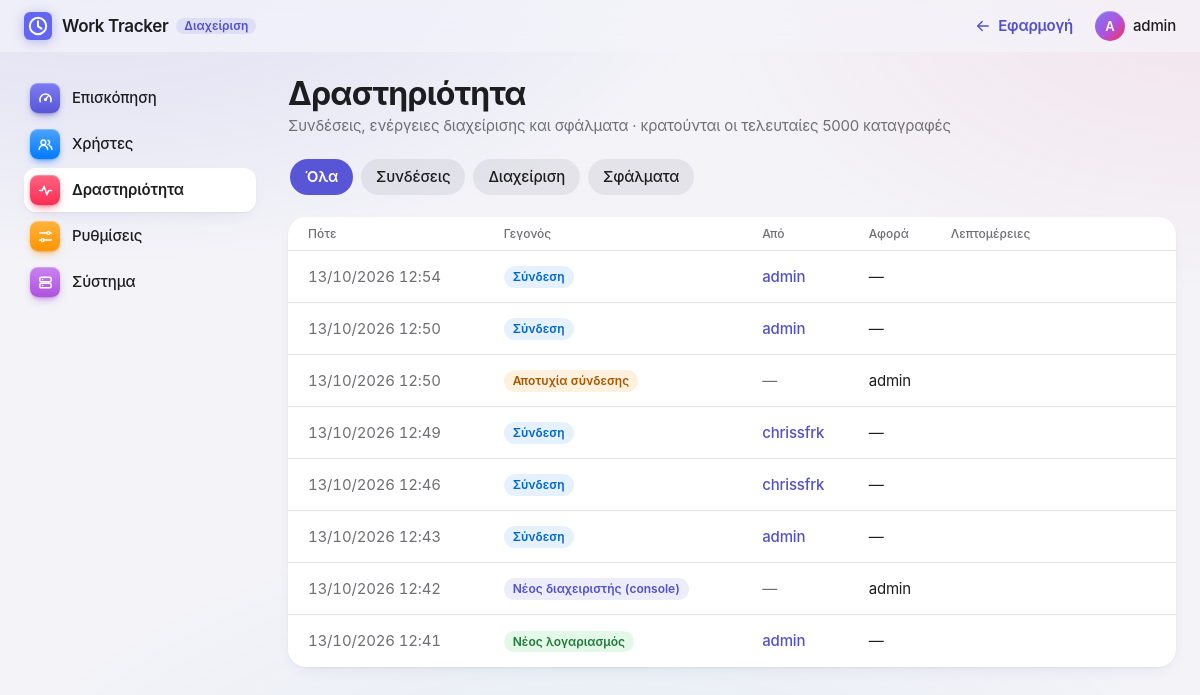
/admin/activity (signed in), run on an earlier commit of the app's database.
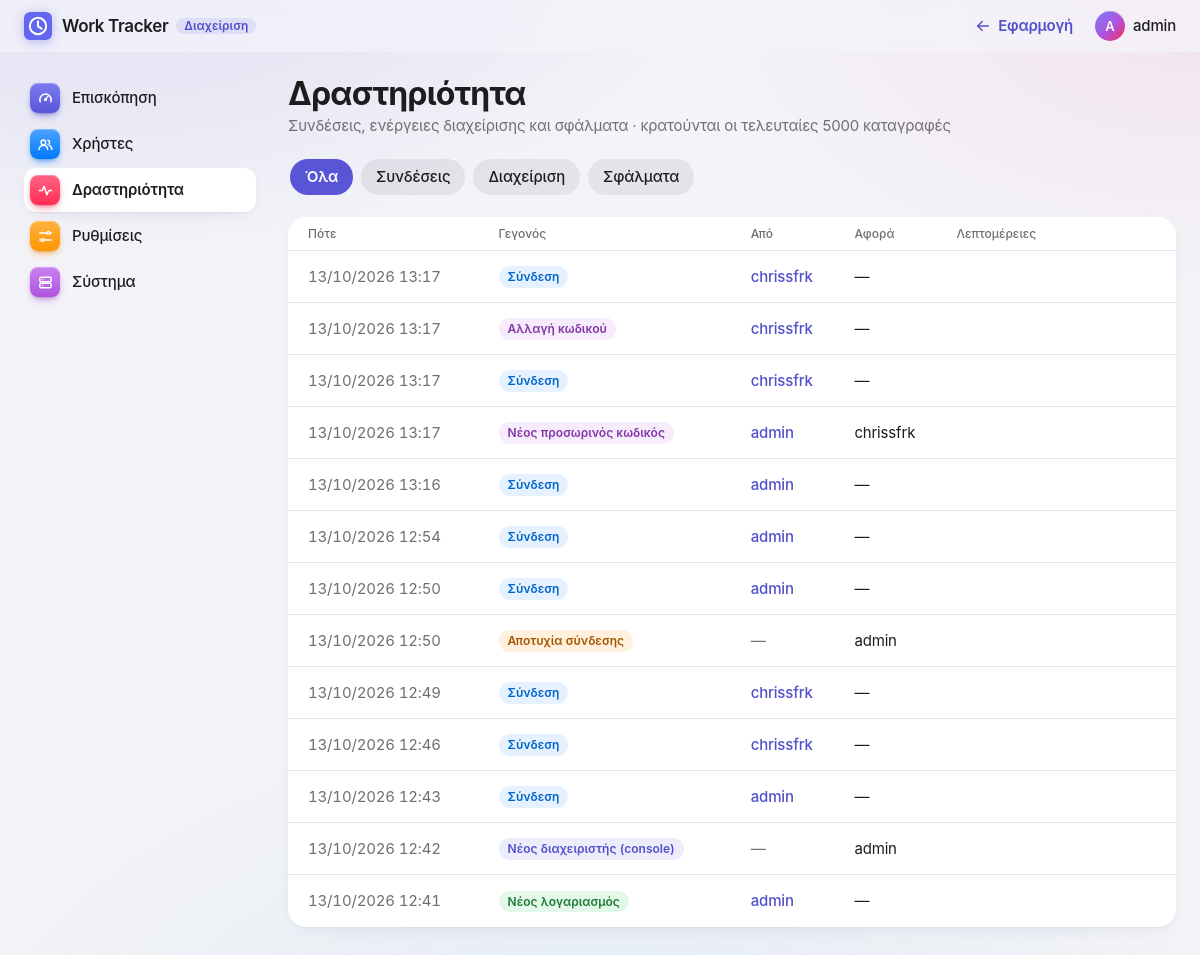
And on a later commit of the database.
### tables this page shows
CREATE TABLE users (
                    id INTEGER PRIMARY KEY AUTOINCREMENT,
                    username TEXT NOT NULL UNIQUE COLLATE NOCASE,
                    password_hash TEXT NOT NULL,
                    created_at TEXT
                , is_admin INTEGER NOT NULL DEFAULT 0, disabled INTEGER NOT NULL DEFAULT 0, session_epoch INTEGER NOT NULL DEFAULT 0, last_login_at TEXT, must_change_password INTEGER NOT NULL DEFAULT 0);

CREATE TABLE activity (
                    id INTEGER PRIMARY KEY,
                    at TEXT NOT NULL,
                    actor_id INTEGER,
                    actor TEXT,
                    action TEXT NOT NULL,
                    target TEXT,
                    detail TEXT
                );

### admin.py (the view)
@bp.get("/activity")
def activity():
    kind = request.args.get("kind", "") if request.args.get("kind") in ACTIVITY_KINDS else ""
    where = f"WHERE {ACTIVITY_KINDS[kind][1]}" if ACTIVITY_KINDS[kind][1] else ""
    total = query(f"SELECT COUNT(*) FROM activity {where}", one=True)[0]
    p = page_info(total, 50)
    rows = query(f"SELECT * FROM activity {where} ORDER BY id DESC LIMIT ? OFFSET ?", (p["limit"], p["offset"]))
    return render_template("admin/activity.html", section="activity", activity=rows, p=p, kind=kind,
                           kinds=ACTIVITY_KINDS, actions=ACTIONS, keep=core.ACTIVITY_KEEP)

### admin.py (called while the page is built)
@bp.before_request
def require_admin():
    if g.user is None or not g.user["is_admin"]:
        abort(404)

@bp.after_request
def no_store(response):
    response.headers["Cache-Control"] = "no-store"
    return response

@bp.app_template_filter("when")
def format_when(value):
    if not value:
        return "—"
    try:
        return datetime.fromisoformat(value).strftime("%d/%m/%Y %H:%M")
    except ValueError:
        return value

def query(sql, params=(), one=False):
    conn = core.connect()
    conn.row_factory = sqlite3.Row
    try:
        cur = conn.execute(sql, params)
        return cur.fetchone() if one else cur.fetchall()
    finally:
        conn.close()

def page_info(total, per_page=PER_PAGE):
    pages = max(1, -(-total // per_page))
    page = min(max(request.args.get("page", 1, type=int), 1), pages)
    return {"page": page, "pages": pages, "total": total, "offset": (page - 1) * per_page, "limit": per_page}

### app.py (called while the page is built, shortened)
def invite_code():
    return core.registration_state()["code"]

@app.before_request
def load_user():
    g.user = None
    user_id = session.get("user_id")
    if user_id is not None:
        g.user = core.get_user(user_id)
        if g.user is None or g.user["disabled"] or session.get("epoch", 0) != g.user["session_epoch"]:
            g.user = None
            session.clear()
    if g.user is None and request.endpoint not in ("login", "register", "static", "home", "index"):
        return redirect(url_for("login"))
    if g.user and g.user["must_change_password"] and request.endpoint not in ("change_password", "logout", "static"):
        return redirect(url_for("change_password"))

@app.before_request
def check_csrf():
    if request.method != "POST":
        return None

@app.after_request
def security_headers(response):
    response.headers.setdefault("X-Content-Type-Options", "nosniff")
    response.headers.setdefault("X-Frame-Options", "DENY")
    response.headers.setdefault("Referrer-Policy", "same-origin")
    return response

@app.context_processor
def inject_globals():
    return {"current_user": g.get("user"), "registration_open": bool(invite_code()), "csrf_token": csrf_token}

### core.py (called while the page is built)
def connect():
    return sqlite3.connect(DB_NAME)

def get_user(user_id):
    conn = connect()
    conn.row_factory = sqlite3.Row
    res = conn.execute("SELECT * FROM users WHERE id=?", (user_id,)).fetchone()
    conn.close()
    return dict(res) if res else None

### templates/admin/activity.html (shortened to what this page needs)
{% extends "admin/_layout.html" %}
{% from "_icons.html" import icon, chip %}
{% from "admin/_macros.html" import page_header, pager, empty with context %}
{% block admin_content %}
{{ page_header('Δραστηριότητα', 'Συνδέσεις, ενέργειες διαχείρισης και σφάλματα · κρατούνται οι τελευταίες ' ~ keep ~ ' καταγραφές') }}
<nav class="pills" aria-label="Φίλτρο">
  {% for key, (label, _) in kinds.items() %}
  <a class="pill" href="{{ url_for('admin.activity', kind=key or None) }}" {% if key == kind %}aria-current="page"{% endif %}>{{ label }}</a>
  {% endfor %}
</nav>
<section class="card table-card">
  {% if activity %}
  <div class="table-scroll">
    <table class="data-table">
      <thead>
        <tr><th scope="col">Πότε</th><th scope="col">Γεγονός</th><th scope="col">Από</th><th scope="col">Αφορά</th><th scope="col">Λεπτομέρειες</th></tr>
      </thead>
      <tbody>
        {% for a in activity %}
        {% set label, tone = actions.get(a.action, (a.action, 'blue')) %}
        <tr>
          <td class="secondary">{{ a.at|when }}</td>
          <td class="cell-main"><span class="badge tone-{{ tone }}">{{ label }}</span></td>
          <td data-label="Από">{% if a.actor_id and a.actor %}<a href="{{ url_for('admin.user_detail', user_id=a.actor_id) }}">{{ a.actor }}</a>{% else %}<span class="secondary">{{ a.actor or '—' }}</span>{% endif %}</td>
          <td data-label="Αφορά">{{ a.target or '—' }}</td>
          <td class="secondary wrap" data-label="Λεπτομέρειες">{{ a.detail or '' }}</td>
        </tr>
        {% endfor %}
      </tbody>
    </table>
  </div>
  {% else %}
  {{ empty('pulse', 'Καμία καταγραφή', 'Δεν υπάρχουν γεγονότα σε αυτή την κατηγορία.') }}
  {% endif %}
</section>
{% endblock %}

### templates/admin/_layout.html (shortened to what this page needs)
{% extends "base.html" %}
{% from "_icons.html" import icon, chip %}
{% block head %}
  <link rel="stylesheet" href="{{ url_for('static', filename='admin.css') }}">
{% endblock %}
{% block main_class %}container admin{% endblock %}
{% block navbar %}
<header class="navbar" id="navbar">
  <div class="navbar-inner">
    <h1 class="brand">
      <a href="{{ url_for('admin.dashboard') }}">
        <img src="{{ url_for('static', filename='icon.svg') }}" alt="" width="28" height="28">
        <span>Work Tracker</span>
      </a>
      <span class="tag admin-tag">Διαχείριση</span>
    </h1>
    <div class="account">
      <a class="btn btn-plain btn-sm" href="{{ url_for('index') }}">{{ icon('arrow-left') }}<span class="account-label">Εφαρμογή</span></a>
      <span class="avatar" aria-hidden="true">{{ current_user.username[:1]|upper }}</span>
      <span class="account-name">{{ current_user.username }}</span>
    </div>
  </div>
</header>
{% endblock %}
{% block content %}
{% set nav = [('dashboard', 'Επισκόπηση', 'gauge', 'indigo'),
              ('users', 'Χρήστες', 'people', 'blue'),
              ('activity', 'Δραστηριότητα', 'pulse', 'pink'),
              ('settings', 'Ρυθμίσεις', 'sliders', 'orange'),
              ('system', 'Σύστημα', 'server', 'purple')] %}
<div class="admin-shell">
  <nav class="admin-nav" aria-label="Ενότητες διαχείρισης">
    {% for key, label, glyph, tone in nav %}
    <a class="admin-nav-item" href="{{ url_for('admin.' ~ key) }}" {% if section == key %}aria-current="page"{% endif %}>
      {{ chip(glyph, tone) }}<span>{{ label }}</span>
    </a>
    {% endfor %}
  </nav>
  <div class="admin-main">
    {% block admin_content %}{% endblock %}
  </div>
</div>
{% endblock %}

### templates/_icons.html (shortened to what this page needs)
{% macro chip(name, tone) -%}
<span class="chip tone-{{ tone }}" aria-hidden="true">{{ icon(name) }}</span>
{%- endmacro %}
{% macro icon(name, class="icon") -%}
<svg class="{{ class }}" viewBox="0 0 24 24" aria-hidden="true" focusable="false">{{ ICONS[name]|safe }}</svg>
{%- endmacro %}

### templates/admin/_macros.html (shortened to what this page needs)
{% from "_icons.html" import icon, chip %}
{% macro page_header(title, subtitle=none) -%}
<header class="admin-header">
  <div>
    <h1 class="large-title">{{ title }}</h1>
    {% if subtitle %}<p class="secondary">{{ subtitle }}</p>{% endif %}
  </div>
</header>
{%- endmacro %}

### templates/base.html (shortened to what this page needs)
{% from "_icons.html" import icon %}
<!doctype html>
<html lang="el">
<head>
  <link rel="stylesheet" href="{{ url_for('static', filename='style.css') }}">
  {% block head %}{% endblock %}
</head>
<body>
  {% block navbar %}{% endblock %}
  <main class="{% block main_class %}container{% endblock %}">
    {% block content %}{% endblock %}
  </main>
</body>
</html>

### static/admin.css (style rules this page uses)
.brand { display: flex; align-items: center; gap: var(--space-2); }
.admin-tag { background: var(--indigo-tint); color: var(--indigo-text); font-size: .75rem; padding: .125rem .5rem; }
.account .btn-plain .icon { width: 1.125rem; height: 1.125rem; }
.admin-shell { display: grid; grid-template-columns: 14.5rem minmax(0, 1fr); gap: var(--space-8); align-items: start; }
.admin-main { display: flex; flex-direction: column; gap: var(--space-5); min-width: 0; }
.admin-nav { position: sticky; top: calc(var(--nav-h) + env(safe-area-inset-top) + var(--space-6)); display: flex; flex-direction: column; gap: 2px; }
.admin-nav-item { display: flex; align-items: center; gap: var(--space-3); min-height: var(--control-h); padding: .375rem var(--space-3) .375rem .375rem; border-radius: var(--radius-md); color: var(--label); font-size: .9375rem; font-weight: 500; text-decoration: none; -webkit-tap-highlight-color: transparent; transition: background-color var(--dur-fast) ease-out, transform var(--dur) var(--ease-out); }
.admin-nav-item .chip { width: 1.875rem; height: 1.875rem; border-radius: 8px; }
.admin-nav-item .chip .icon { width: 1.0625rem; height: 1.0625rem; }
.admin-nav-item[aria-current="page"] { background: var(--surface); box-shadow: var(--shadow-card); font-weight: 600; }
.admin-header { display: flex; align-items: flex-end; justify-content: space-between; gap: var(--space-4); flex-wrap: wrap; }
.admin-header .secondary { margin-top: .25rem; font-size: .9375rem; }
.badge { display: inline-flex; align-items: center; padding: .125rem .5625rem; border-radius: var(--radius-pill); background: var(--tone-tint); color: var(--tone-text); font-size: .75rem; font-weight: 600; letter-spacing: 0; white-space: nowrap; }
.pills { display: flex; gap: var(--space-2); overflow-x: auto; scrollbar-width: none; padding: 2px; }
.pill { flex: none; padding: .4375rem .9375rem; border-radius: var(--radius-pill); background: var(--fill); color: var(--label); font-size: .9375rem; font-weight: 500; text-decoration: none; transition: background-color var(--dur-fast) ease-out, transform var(--dur) var(--ease-out); }
.pill[aria-current="page"] { background: var(--accent); color: var(--on-accent); font-weight: 600; }
.card.table-card { padding: 0; overflow: clip; }
.table-scroll { overflow-x: auto; }
.data-table td { height: 3.25rem; }
.data-table .secondary { color: var(--label-2); }
.data-table .wrap { white-space: normal; min-width: 12rem; }
.data-table a { text-decoration: none; font-weight: 500; }

What changed in the data, as far as the page shows it:
added activity: at|when "13/10/2026 13:17", label "Σύνδεση", actor "chrissfrk", target "—"
added activity: at|when "13/10/2026 13:17", label "Αλλαγή κωδικού", actor "chrissfrk", target "—"
added activity: at|when "13/10/2026 13:17", label "Σύνδεση", actor "chrissfrk", target "—"
added activity: at|when "13/10/2026 13:17", label "Νέος προσωρινός κωδικός", actor "admin", target "chrissfrk"
added activity: at|when "13/10/2026 13:16", label "Σύνδεση", actor "admin", target "—"
